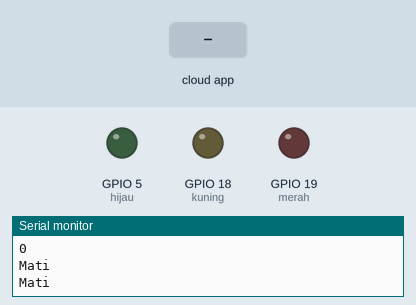
Simulated run of this sketch. Board: ESP8266 (NodeMCU). On the bench: output pins drawn as LEDs (lit = HIGH), the last lines printed to the serial monitor. Inputs (shaded band) come from the test bench. WiFi joins after 1.5 s; servers stay silent unless stated; the Firebase database answers and starts empty.

Above: at 2.7 s.
2.8 s: the phone or cloud app sets Merah to 1
At 3.4 s:
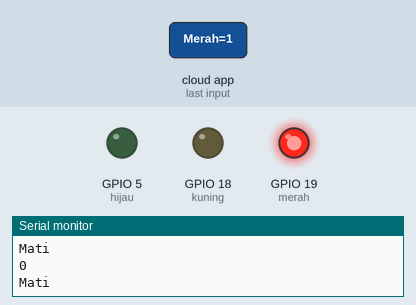
4.5 s: the phone or cloud app sets Kuning to 1
At 5.7 s:
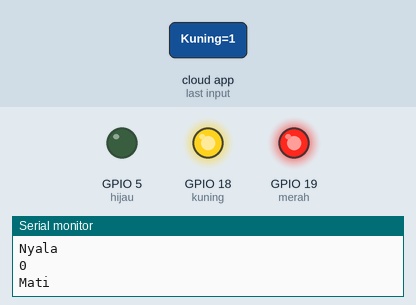
6.0 s: the phone or cloud app sets Hijau to 1
At 7.1 s:
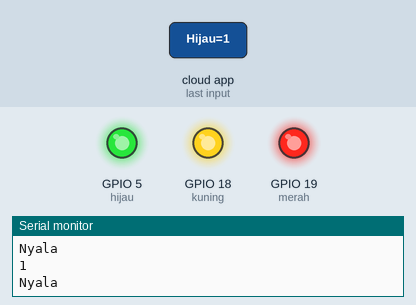
7.5 s: the phone or cloud app sets Merah to 0
At 8.3 s:
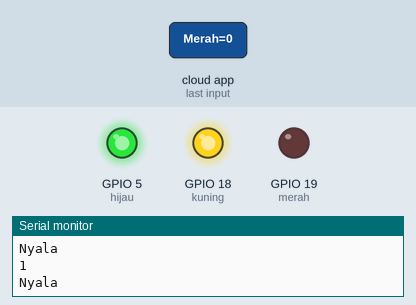
9.0 s: the phone or cloud app sets Kuning to 0
At 9.5 s:
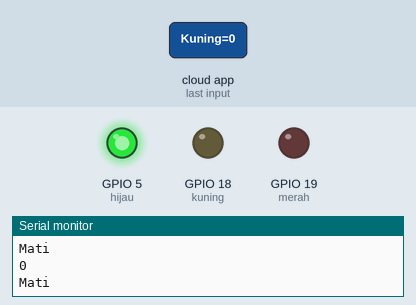
10.5 s: the phone or cloud app sets Merah to 1
At 11.5 s:
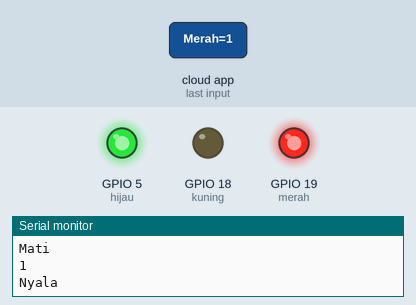
Timing chart, 0 to 13.1 s (numbered marks = the images above; inputs shaded):
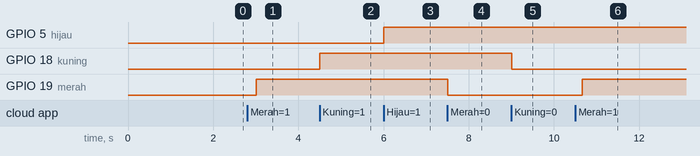

The sketch:

firebase.ino
```cpp
// (licence header left out)
#define merah 19
#define kuning 18
#define hijau 5

#include <Arduino.h>
#if defined(ESP32)
#include <WiFi.h>
#elif defined(ESP8266)
#include <ESP8266WiFi.h>
#endif
#include <Firebase_ESP_Client.h>

//Provide the token generation process info.
#include "addons/TokenHelper.h"
//Provide the RTDB payload printing info and other helper functions.
#include "addons/RTDBHelper.h"

// Insert your network credentials
#define WIFI_SSID "admin"
#define WIFI_PASSWORD "12345678"

// Insert Firebase project API Key
#define API_KEY "AIzaSyCe0X-3HTFcK9Vu6fS3Mtn4RPPVsRk9Vkg"

// Insert RTDB URLefine the RTDB URL */
#define DATABASE_URL "https://test-465fb-default-rtdb.asia-southeast1.firebasedatabase.app/"

//Define Firebase Data object
FirebaseData fbdo;

FirebaseAuth auth;
FirebaseConfig config;

unsigned long sendDataPrevMillis = 0;
String stringValue;
float floatValue;
bool signupOK = false;

void setup() {
  pinMode(merah, OUTPUT);
  pinMode(kuning, OUTPUT);
  pinMode(hijau, OUTPUT);

  Serial.begin(115200);
  WiFi.begin(WIFI_SSID, WIFI_PASSWORD);
  Serial.print("Connecting to Wi-Fi");
  while (WiFi.status() != WL_CONNECTED) {
    Serial.print(".");
    delay(300);
  }
  Serial.println();
  Serial.print("Connected with IP: ");
  Serial.println(WiFi.localIP());
  Serial.println();

  /* Assign the api key (required) */
  config.api_key = API_KEY;

  /* Assign the RTDB URL (required) */
  config.database_url = DATABASE_URL;

  /* Sign up */
  if (Firebase.signUp(&config, &auth, "", "")) {
    Serial.println("ok");
    signupOK = true;
  } else {
    Serial.printf("%s\n", config.signer.signupError.message.c_str());
  }

  /* Assign the callback function for the long running token generation task */
  config.token_status_callback = tokenStatusCallback;  //see addons/TokenHelper.h

  Firebase.begin(&config, &auth);
  Firebase.reconnectWiFi(true);
}

void loop() {
  if (Firebase.ready() && signupOK && (millis() - sendDataPrevMillis > 100 || sendDataPrevMillis == 0)) {
    sendDataPrevMillis = millis();

    if (Firebase.RTDB.getString(&fbdo, "/LED/Merah")) {
      Serial.println(fbdo.stringData());

      if (fbdo.stringData() == "1") {
        digitalWrite(merah, HIGH);
        Serial.println("Nyala");
      } else {
        digitalWrite(merah, LOW);
        Serial.println("Mati");
      }

    } else {
      Serial.println(fbdo.errorReason());
    }
    if (Firebase.RTDB.getString(&fbdo, "/LED/Kuning")) {
      Serial.println(fbdo.stringData());

      if (fbdo.stringData() == "1") {
        digitalWrite(kuning, HIGH);
        Serial.println("Nyala");
      } else {
        digitalWrite(kuning, LOW);
        Serial.println("Mati");
      }

    } else {
      Serial.println(fbdo.errorReason());
    }
    if (Firebase.RTDB.getInt(&fbdo, "/LED/Hijau")) {
      Serial.println(fbdo.intData());

      if (fbdo.intData() == 1) {
        digitalWrite(hijau, HIGH);
        Serial.println("Nyala");
      } else {
        digitalWrite(hijau, LOW);
        Serial.println("Mati");
      }

    } else {
      Serial.println(fbdo.errorReason());
    }
  }
}
```

Measured:
- after the input at 2.8 s, GPIO 19 (merah): LOW → HIGH after 0.21 s
- after the input at 4.5 s, GPIO 18 (kuning): LOW → HIGH at once
- after the input at 6.0 s, GPIO 5 (hijau): LOW → HIGH at once
- after the input at 7.5 s, GPIO 19 (merah): HIGH → LOW at once
- after the input at 9.0 s, GPIO 18 (kuning): HIGH → LOW at once
- after the input at 10.5 s, GPIO 19 (merah): LOW → HIGH after 0.17 s
